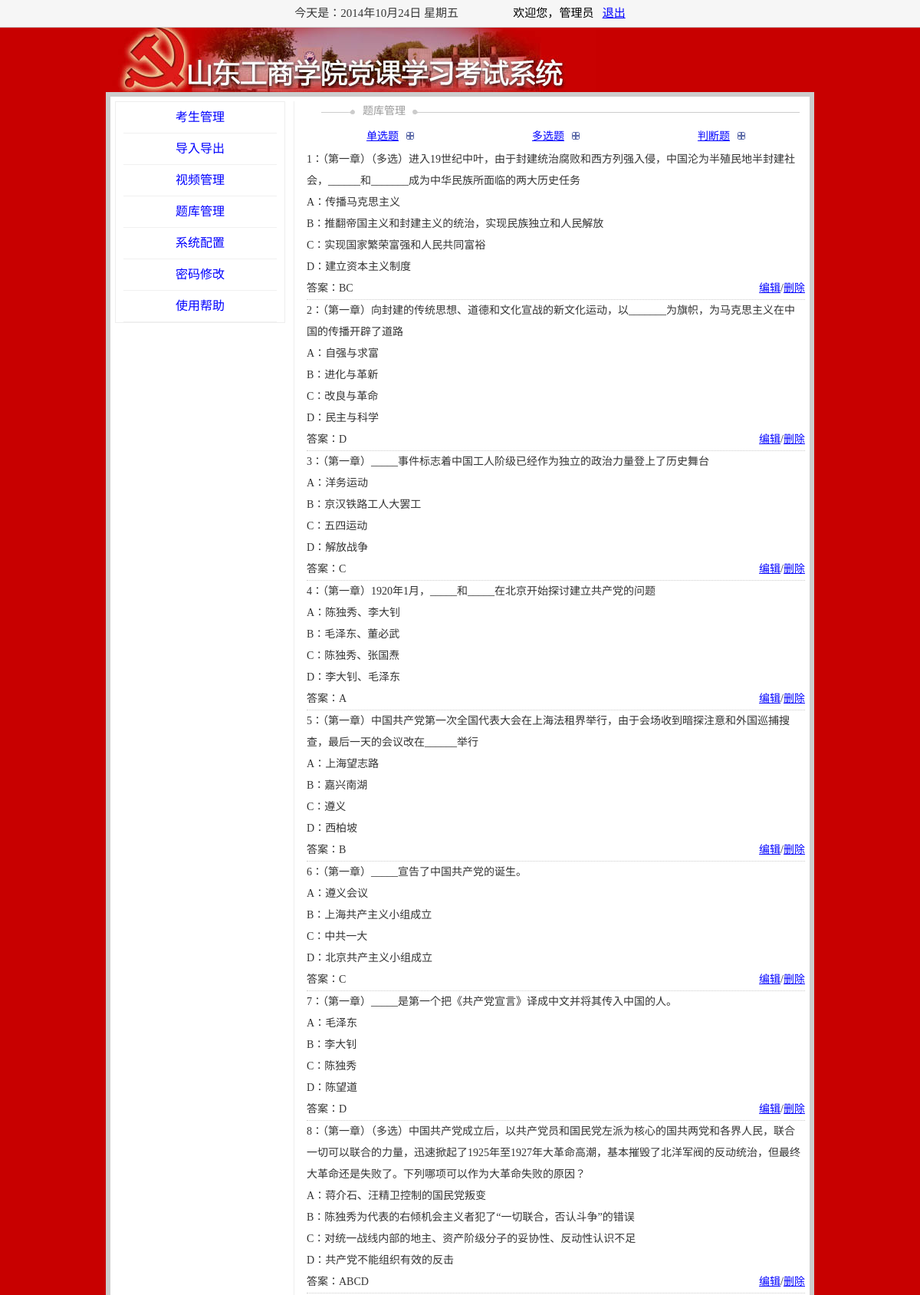
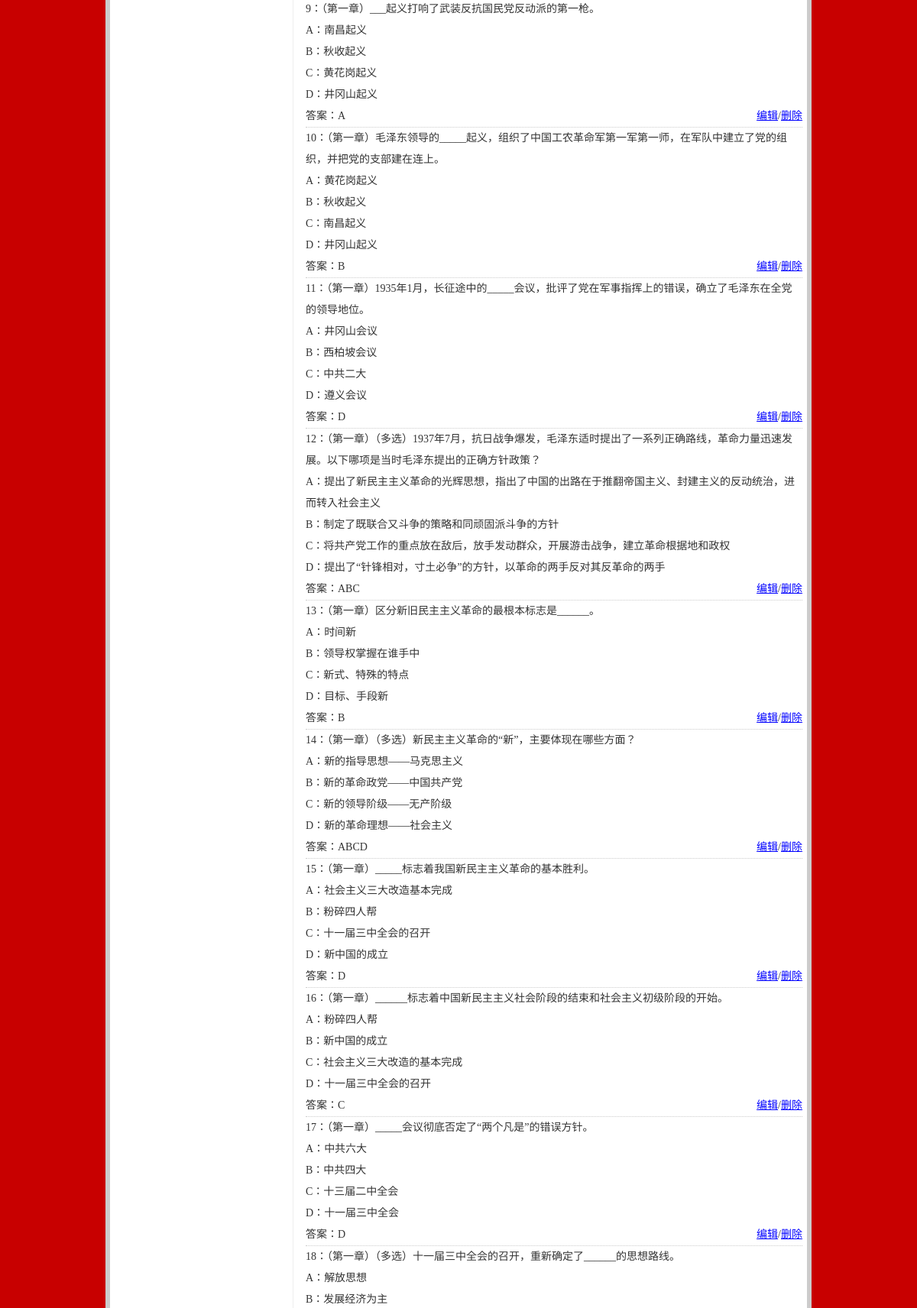
Screenshot of /manage/user.php?action=paper&type=multi (signed in, upper part) with the database file from the repository (2 pictures, top to bottom).
### tables this page shows
CREATE TABLE `multi_selections` (
  `ID` int(6) NOT NULL auto_increment,
  `QUESTION` text,
  `OPTION_A` text,
  `OPTION_B` text,
  `OPTION_C` text,
  `OPTION_D` text,
  `ANSWER` char(4) default NULL,
  `CHAPTER` int(2) default NULL,
  PRIMARY KEY  (`ID`)
);

### library/db.php (called while the page is built, shortened)
<?php
Class DB {
    private $link_id;
	private $result;
    public function __construct() {
        require_once '../config/config.db.php';
        $this->is_log = $db_config["log"];
        if($this->is_log){
            $handle = fopen($db_config["logfilepath"]."dblog.txt", "a+");
        }
    }
    public function connect($dbhost, $dbuser, $dbpw, $dbname, $pconnect,$charset) {
        if( $pconnect==0 ) {
           $this->link_id = @mysql_connect($dbhost, $dbuser, $dbpw);
		exit();
            if(!$this->link_id){
                $this->halt("数据库连接失败");
            }
        } else {
            $this->link_id = @mysql_pconnect($dbhost, $dbuser, $dbpw);
        }
    }
    public function query($sql) {
        if($this->result = mysql_query($sql,$this->link_id))
        return $this->result;
    }
	public function getrow()
	{
		$this->row = mysql_fetch_array($this->result);
		return $this->row;
	}
    public function microtime_float() {
        list($usec, $sec) = explode(" ", microtime());
        return ((float)$usec + (float)$sec);
    }
}
?>

### config/config.db.php (called while the page is built, shortened)
<?php
    $db_config["hostname"] = "localhost";
    $db_config["username"] = "root";
    $db_config["password"] = "";
    $db_config["database"] = "dangke";
    $db_config["charset"] = "utf8";
    $db_config["pconnect"] = 1;
    $db_config["log"] = 1;
    $db_config["logfilepath"] = './';
?>

### manage/logincheck.php (called while the page is built, shortened)
<?php
	$userID=isset($_SESSION['adminID']) ? $_SESSION['adminID'] : '';
	require_once("../library/db.php");
	$db=new DB();
	$sql="SELECT * FROM admin WHERE ID = '$userID'";
	$db->query("$sql");
	$userInfo=$db->getrow();
?>

### manage/paper.php (the view, shortened to what this page needs)
<div class="title">题库管理</div>
<table width="100%">
  <tr>
    <td align="center"><a href="user.php?action=paper&type=single">单选题</a><a href="user.php?action=paperadd&type=single" style="margin-left:10px;" title="添加"><img src="../style/image/button_add.gif" /></a></td>
    <td align="center"><a href="user.php?action=paper&type=multi">多选题</a><a href="user.php?action=paperadd&type=multi" style="margin-left:10px;" title="添加"><img src="../style/image/button_add.gif" /></a></td>
    <td align="center"><a href="user.php?action=paper&type=judge">判断题</a><a href="user.php?action=paperadd&type=judge" style="margin-left:10px;" title="添加"><img src="../style/image/button_add.gif" /></a></td>
  </tr>
</table>
<?php
	require_once 'logincheck.php';
	$type=isset($_GET["type"])?$_GET["type"]:'';
	switch ($type){
		case 'multi':
			$index=1;
			$sql="select * from multi_selections order by ID";
			$db->query($sql);
			while($row=$db->getrow()){
				echo "<div>".$index."：$row[QUESTION]</div>
					  <div>A：$row[OPTION_A]</div>
					  <div>B：$row[OPTION_B]</div>
					  <div>C：$row[OPTION_C]</div>
					  <div>D：$row[OPTION_D]</div>
					  <div style='border-bottom:#ccc dotted 1px;'>答案：$row[ANSWER]<span style='float:right'><a href='user.php?action=paperedit&multi_id=$row[ID]'>编辑</a>/<a href='paperdel.php?multi_id=$row[ID]'>删除</a></span></div>
				";
				$index++;
			}
			break;
	}
?>

### manage/user.php (shortened to what this page needs)
<?php
	require_once 'logincheck.php';
?>
<!DOCTYPE html PUBLIC "-//W3C//DTD HTML 4.01 Transitional//EN" "http://www.w3.org/TR/html4/loose.dtd">
<html>
<head>
<LINK href="../style.css" type=text/css rel=stylesheet>
<body>
<div class="top">
<script type="text/javascript">showLocale();  </script>&nbsp;&nbsp;&nbsp;&nbsp;&nbsp;&nbsp;&nbsp;&nbsp;&nbsp;&nbsp;&nbsp;&nbsp;&nbsp;&nbsp;&nbsp;&nbsp;&nbsp;
欢迎您，<?php echo $userInfo["USER_NAME"]; ?>&nbsp;&nbsp;
<a href="logout.php">退出</a>
</div>
<div class="head_img"></div>
<div class="contain">
<div class="sideBar">
<div class="menu">
<ul>
	<li>
		<a href="user.php?action=1">考生管理</a>
	</li>
	<li>
		<a href="user.php?action=5">导入导出</a>
	</li>
	<li>
		<a href="user.php?action=2">视频管理</a>
	</li>
	<li>
		<a href="user.php?action=paper">题库管理</a>
	</li>
	<li>
		<a href="user.php?action=systemoption">系统配置</a>
	</li>
	<li>
		<a href="user.php?action=3">密码修改</a>
	</li>
	<li>
		<a href="user.php?action=help">使用帮助</a>
	</li>
</ul>
</div>
</div>
<div class="main">
<?php
require_once 'main.php';
?>
</div>
</div>
</body>
</html>

### manage/main.php (shortened to what this page needs)
<?php
$action = isset($_GET["action"]) ? $_GET["action"] : '';
switch ($action) {
        ?>
        <?php
    case "paper":
        require_once 'paper.php';
        break;
}
?>

### style.css (style rules this page uses)
* { margin:0; padding:0; }
img { border:none; }
li { list-style:none; }
body { background-color:#c80000; }
a:link, a:visited { color:#00f; }
.top { width: 100%; height:35px; display: block; z-index: 100; overflow: visible; position: fixed; top: 0px; _position: absolute; //_top: expression(documentElement.scrollTop + "px"); line-height:35px; background-color:#f6f6f6; border-bottom:solid 1px #ccc; font-size:15px; text-align:center; position:fixed; }
.head_img { margin:0 auto; margin-top:30px; height:90px; width:900px; padding-left:40px; background:url(style/image/main_img.jpg) no-repeat left -70px; }
.contain { margin:0 auto; width:900px; overflow:hidden; padding:6px; background:#FFF; border:#CCC solid 6px; min-height:500px; }
.sideBar { float:left; width:220px; border:solid 1px #eee; font-family:Microsoft Yahei, Helvetica, sans-serif; font-weight:lighter; }
.menu ul { width:220px; }
.menu ul li { width:200px; margin:0 auto; }
.menu ul li a { float:left; width:200px; text-align:center; line-height:40px; text-decoration:none; border-bottom:#f0f0f0 solid 1px; }
.main { float:right; width:650px; border-left:solid 1px #eee; min-height:570px; font-size:14px; color:#333; padding-left:16px; }
.main { line-height:28px; }
.title { width:570px; height:30px; line-height:26px; color:#999; font-size:14px; padding-left:73px; background:url(style/image/title_bg.gif); }

### rows the page displays
multi_selections: QUESTION "（第一章）（多选）进入19世纪中叶，由于封建统治腐败和西方列强入侵，中国沦为半殖民地半封建社会，______和_______成为中华民族所面临的两大历史任务", OPTION_A "传播马克思主义", OPTION_B "推翻帝国主义和封建主义的统治，实现民族独立和人民解放", OPTION_C "实现国家繁荣富强和人民共同富裕", OPTION_D "建立资本主义制度", ANSWER "BC"
multi_selections: QUESTION "（第一章）向封建的传统思想、道德和文化宣战的新文化运动，以_______为旗帜，为马克思主义在中国的传播开辟了道路", OPTION_A "自强与求富", OPTION_B "进化与革新", OPTION_C "改良与革命", OPTION_D "民主与科学", ANSWER "D"
multi_selections: QUESTION "（第一章）_____事件标志着中国工人阶级已经作为独立的政治力量登上了历史舞台", OPTION_A "洋务运动", OPTION_B "京汉铁路工人大罢工", OPTION_C "五四运动", OPTION_D "解放战争", ANSWER "C"
multi_selections: QUESTION "（第一章）1920年1月，_____和_____在北京开始探讨建立共产党的问题", OPTION_A "陈独秀、李大钊", OPTION_B "毛泽东、董必武", OPTION_C "陈独秀、张国焘", OPTION_D "李大钊、毛泽东", ANSWER "A"
multi_selections: QUESTION "（第一章）中国共产党第一次全国代表大会在上海法租界举行，由于会场收到暗探注意和外国巡捕搜查，最后一天的会议改在______举行", OPTION_A "上海望志路", OPTION_B "嘉兴南湖", OPTION_C "遵义", OPTION_D "西柏坡", ANSWER "B"
multi_selections: QUESTION "（第一章）_____宣告了中国共产党的诞生。", OPTION_A "遵义会议", OPTION_B "上海共产主义小组成立", OPTION_C "中共一大", OPTION_D "北京共产主义小组成立", ANSWER "C"
multi_selections: QUESTION "（第一章）_____是第一个把《共产党宣言》译成中文并将其传入中国的人。", OPTION_A "毛泽东", OPTION_B "李大钊", OPTION_C "陈独秀", OPTION_D "陈望道", ANSWER "D"
multi_selections: QUESTION "（第一章）（多选）中国共产党成立后，以共产党员和国民党左派为核心的国共两党和各界人民，联合一切可以联合的力量，迅速掀起了1925年至1927年大革命高潮，基本摧毁了北洋军阀的反动统治，但最终大革命还是失败了。下列哪项可以作为大革命失败的原因？", OPTION_A "蒋介石、汪精卫控制的国民党叛变", OPTION_B "陈独秀为代表的右倾机会主义者犯了“一切联合，否认斗争”的错误", OPTION_C "对统一战线内部的地主、资产阶级分子的妥协性、反动性认识不足", OPTION_D "共产党不能组织有效的反击", ANSWER "ABCD"
multi_selections: QUESTION "（第一章）___起义打响了武装反抗国民党反动派的第一枪。", OPTION_A "南昌起义", OPTION_B "秋收起义", OPTION_C "黄花岗起义", OPTION_D "井冈山起义", ANSWER "A"
multi_selections: QUESTION "（第一章）毛泽东领导的_____起义，组织了中国工农革命军第一军第一师，在军队中建立了党的组织，并把党的支部建在连上。", OPTION_A "黄花岗起义", OPTION_B "秋收起义", OPTION_C "南昌起义", OPTION_D "井冈山起义", ANSWER "B"
multi_selections: QUESTION "（第一章）1935年1月，长征途中的_____会议，批评了党在军事指挥上的错误，确立了毛泽东在全党的领导地位。", OPTION_A "井冈山会议", OPTION_B "西柏坡会议", OPTION_C "中共二大", OPTION_D "遵义会议", ANSWER "D"
multi_selections: QUESTION "（第一章）（多选）1937年7月，抗日战争爆发，毛泽东适时提出了一系列正确路线，革命力量迅速发展。以下哪项是当时毛泽东提出的正确方针政策？", OPTION_A "提出了新民主主义革命的光辉思想，指出了中国的出路在于推翻帝国主义、封建主义的反动统治，进而转入社会主义", OPTION_B "制定了既联合又斗争的策略和同顽固派斗争的方针", OPTION_C "将共产党工作的重点放在敌后，放手发动群众，开展游击战争，建立革命根据地和政权", OPTION_D "提出了“针锋相对，寸土必争”的方针，以革命的两手反对其反革命的两手", ANSWER "ABC"
multi_selections: QUESTION "（第一章）区分新旧民主主义革命的最根本标志是______。", OPTION_A "时间新", OPTION_B "领导权掌握在谁手中", OPTION_C "新式、特殊的特点", OPTION_D "目标、手段新", ANSWER "B"
multi_selections: QUESTION "（第一章）（多选）新民主主义革命的“新”，主要体现在哪些方面？", OPTION_A "新的指导思想——马克思主义", OPTION_B "新的革命政党——中国共产党", OPTION_C "新的领导阶级——无产阶级", OPTION_D "新的革命理想——社会主义", ANSWER "ABCD"
multi_selections: QUESTION "（第一章）_____标志着我国新民主主义革命的基本胜利。", OPTION_A "社会主义三大改造基本完成", OPTION_B "粉碎四人帮", OPTION_C "十一届三中全会的召开", OPTION_D "新中国的成立", ANSWER "D"
multi_selections: QUESTION "（第一章）______标志着中国新民主主义社会阶段的结束和社会主义初级阶段的开始。", OPTION_A "粉碎四人帮", OPTION_B "新中国的成立", OPTION_C "社会主义三大改造的基本完成", OPTION_D "十一届三中全会的召开", ANSWER "C"
multi_selections: QUESTION "（第一章）_____会议彻底否定了“两个凡是”的错误方针。", OPTION_A "中共六大", OPTION_B "中共四大", OPTION_C "十三届二中全会", OPTION_D "十一届三中全会", ANSWER "D"
multi_selections: QUESTION "（第一章）（多选）十一届三中全会的召开，重新确定了______的思想路线。", OPTION_A "解放思想", OPTION_B "发展经济为主"

### other values shown
$userInfo["USER_NAME"] "管理员"
